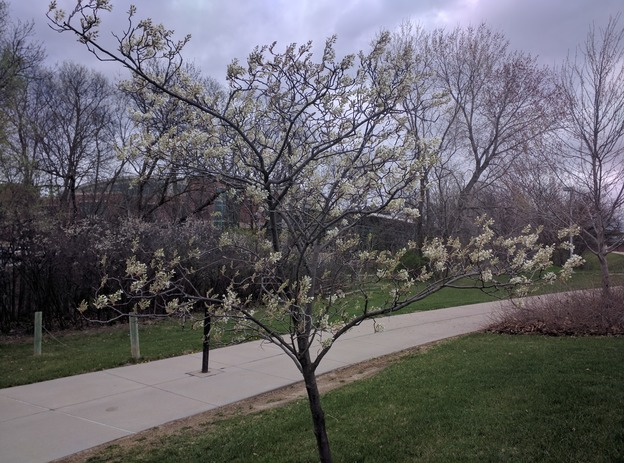
#> input picture 02-image-basics/tree.jpg, 624 x 463 px
$ python ThresholdPractice.py ../02-image-basics/tree.jpg 1.0 1.0
#> lines starting #> are read from the running program, lines starting #| are printed output that depends on the picture
"""
 * Python script to practice simple thresholding.
 *
 * usage: python ThresholdPractice.py <filename> <sigma> <threshold>
"""
import sys
import numpy as np
import skimage.color
import skimage.io
import skimage.filters
import skimage.viewer

# get filename, kernel size, and threshold value from command line
filename = sys.argv[1]
sigma = float(sys.argv[2])
t = float(sys.argv[3])

# read and display the original image
image = skimage.io.imread(fname=filename,as_gray=True)
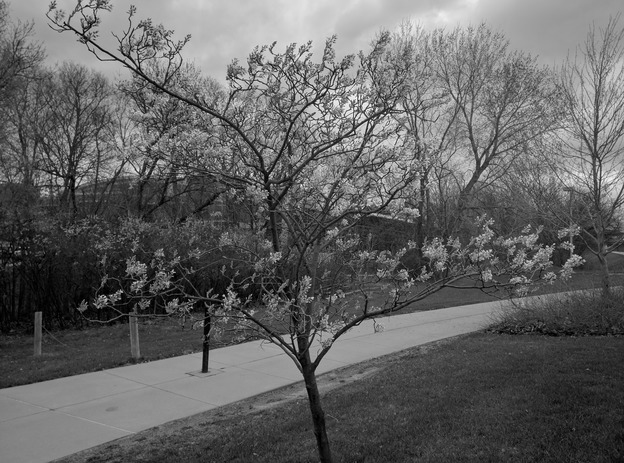
#> image: shape (463, 624) float64; min 0, max 0.994, mean 0.389
#> (the run stopped early here; a loop or call above may not have finished)
